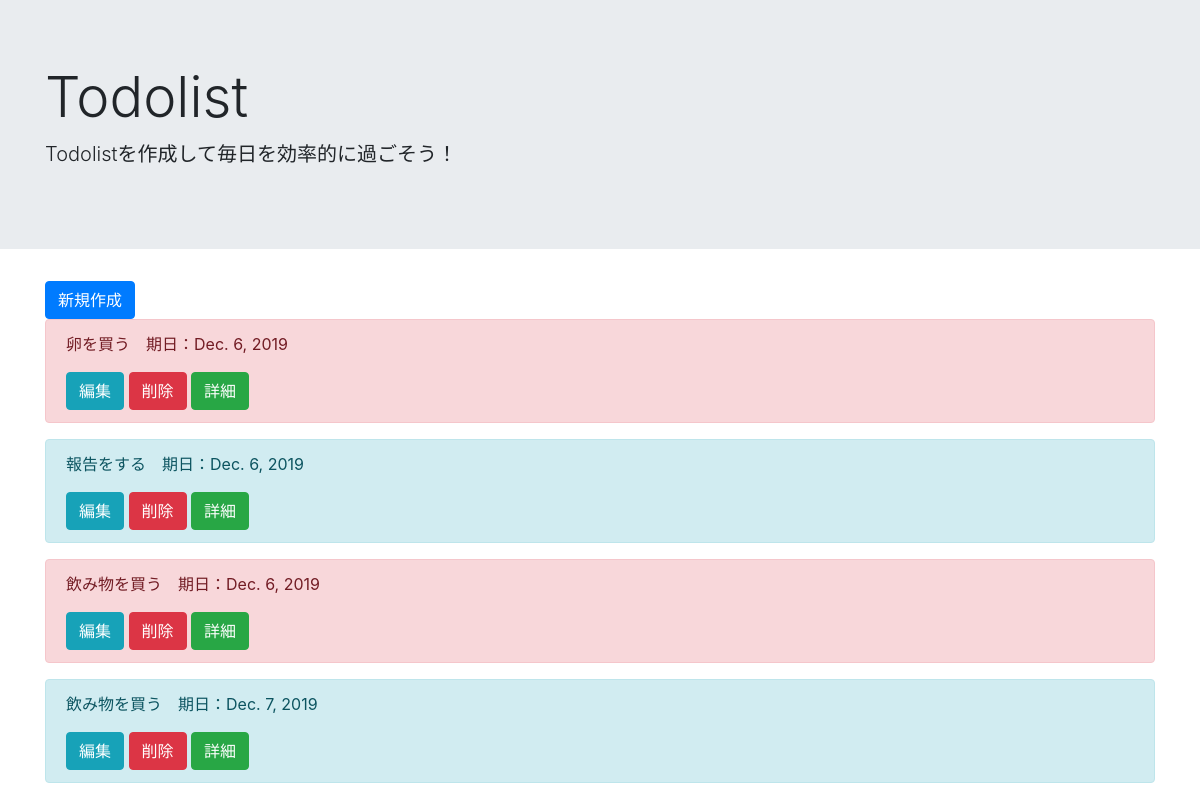
/list/, run on an earlier commit of the app's database.
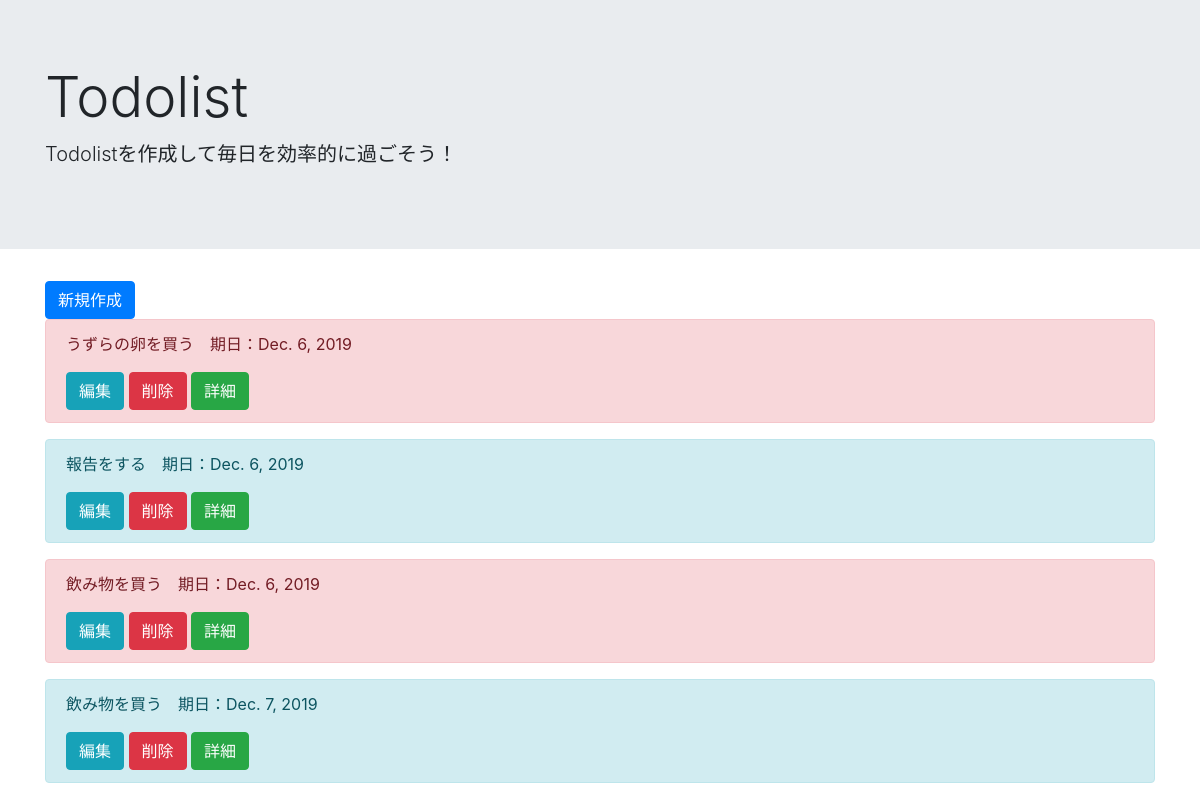
And on a later commit of the database.
### todo/models.py (models this page shows, shortened)
class TodoModel(models.Model):
    title = models.CharField(max_length = 100)
    memo = models.TextField()
    priority = models.CharField(
        max_length = 50,
        choices = PRIORITY
    )
    duedate = models.DateField()

### todo/views.py (the view)
# urls.py: path('list/', TodoList.as_view(), name = 'list'),
class TodoList(ListView):
    template_name = 'list.html'
    model = TodoModel

### templates/list.html
{% extends 'base.html' %}
{% block header %}
  <div class="jumbotron jumbotron-fluid">
    <div class="container">
      <h1 class="display-4">Todolist</h1>
      <p class="lead">Todolistを作成して毎日を効率的に過ごそう！</p>
    </div>
  </div>
{% endblock header %}
{% block content %}
<div class='container'>
  <a href="{% url 'create' %}" class="btn btn-primary" tabindex="-1" role="button" aria-disabled="true">新規作成</a>
      {% for item in object_list %}
        <div class="alert alert-{{ item.priority }}" role="alert">
          <p>{{ item.title }}　期日：{{ item.duedate }}</p>
          <a href="{% url 'update' item.pk %}" class="btn btn-info" tabindex="-1" role="button" aria-disabled="true">編集</a>
          <a href="{% url 'delete' item.pk %}" class="btn btn-danger" tabindex="-1" role="button" aria-disabled="true">削除</a>
          <a href="{% url 'detail' item.pk %}" class="btn btn-success" tabindex="-1" role="button" aria-disabled="true">詳細</a>
        </div>
      {% endfor %}
</div>
{% endblock content %}

What changed in the data, as far as the page shows it:
changed TodoModel: title "卵を買う" → "うずらの卵を買う"
